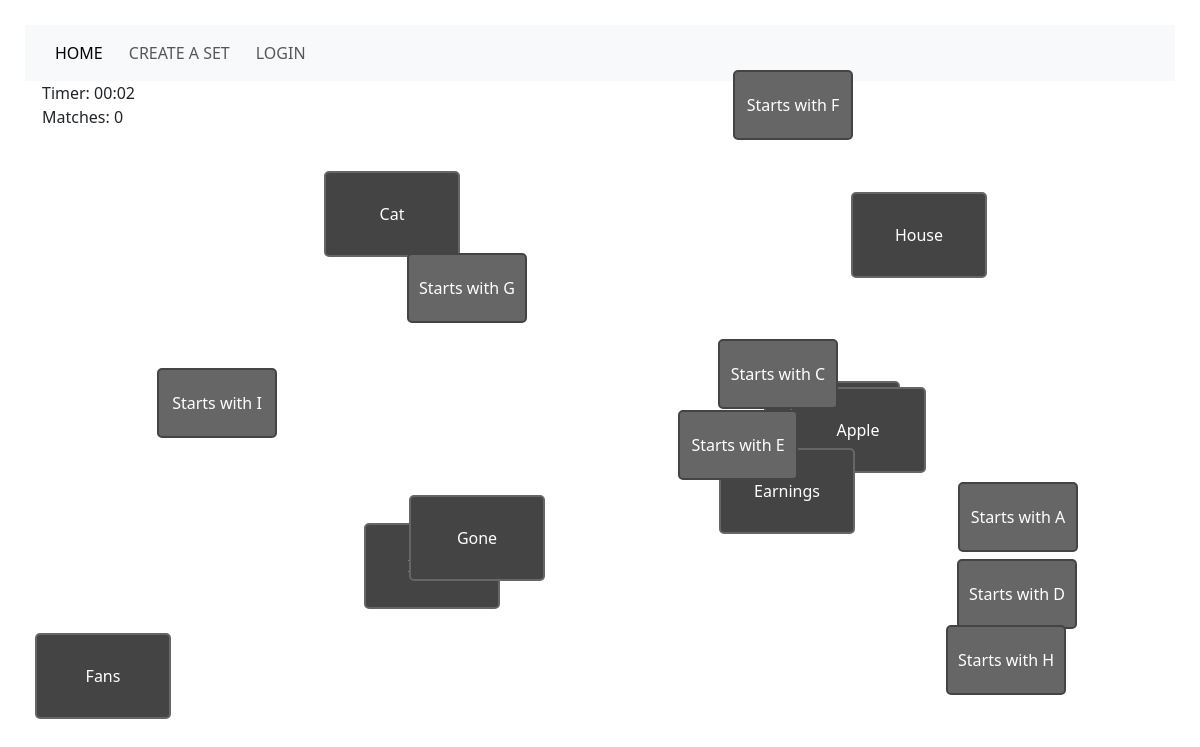
Page /match/9 on the committed database.
### app.py (models this page shows)
class Term(db.Model):
    id = db.Column(db.Integer, primary_key=True)
    term = db.Column(db.String(255), nullable=False)
    definition = db.Column(db.String(255), nullable=False)
    set_id = db.Column(db.Integer, db.ForeignKey('set.id'), nullable=False)

### app.py (the view)
@app.route('/match/<int:set_id>', methods=['GET', 'POST'])
def match(set_id: int) -> str:
    print("Inside match route")
    raw_set_data: List[Term] = Term.query.filter_by(set_id=set_id).all()
    if len(raw_set_data) > 8:
        set_data = random.sample(raw_set_data, 8)
    else:
        set_data = raw_set_data
    return render_template('match_main.html', set_data=set_data)

### templates/match_main.html (shortened to what this page needs)
{% extends "base.html" %}
{% block content %}
<body>
    <div id="timer">Timer: <span id="timer-display">00:00</span></div>
    <div id="counter">Matches: <span id="match-counter">0</span></div>
    <section class="draggable-elements">
        {% for term in set_data %}
            <div class="draggable-box" data-draggable-id="{{ term.id }}" draggable="true" ondragstart="drag(event)" alt="{{ term.term }}">{{ term.term }}</div>
        {% endfor %}
    </section>
    <section class="droppable-elements">
        {% for term in set_data %}
            <div class="droppable-box" data-draggable-id="{{ term.id }}" ondragover="allowDrop(event)" ondrop="drop(event)"><span>{{ term.definition }}</span></div>
        {% endfor %}
    </section>
</body>
{% endblock %}

### templates/match_main.html (style rules this page uses)
.draggable-box, .droppable-box { border-radius: 5px; margin: 10px; padding: 10px; color: white; text-align: center; word-break: break-word; line-height: normal; position: absolute; display: flex; align-items: center; justify-content: center; }
.draggable-box { background-color: #444; border: 2px solid #666; cursor: pointer; min-width: 120px; min-height: 70px; }
.droppable-box { background-color: #666; border: 2px solid #444; cursor: pointer; min-width: 120px; min-height: 70px; }
body { position: relative; min-height: 100vh; padding-top: 25px; padding-left: 25px; padding-right: 25px; padding-bottom: 25px; overflow: hidden; }

### rows in the picture
Term: term "Fans", definition "Starts with F"
Term: term "Cat", definition "Starts with C"
Term: term "Apple", definition "Starts with A"
Term: term "Earnings", definition "Starts with E"
Term: term "House", definition "Starts with H"
Term: term "Gone", definition "Starts with G"
Term: definition "Starts with D"
Term: definition "Starts with I"
